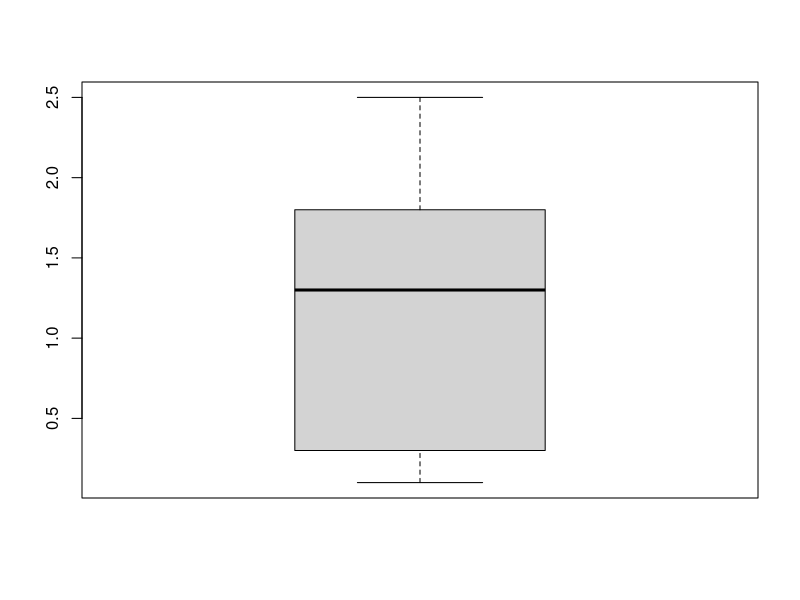
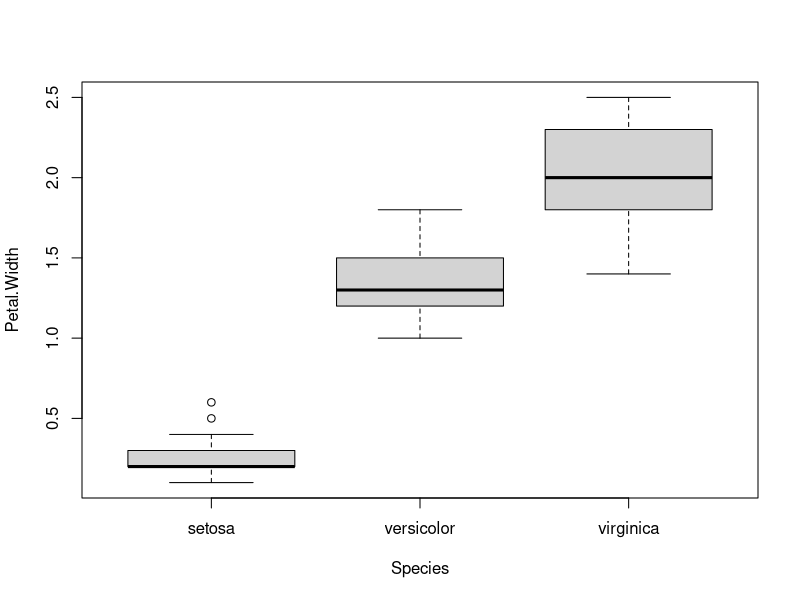
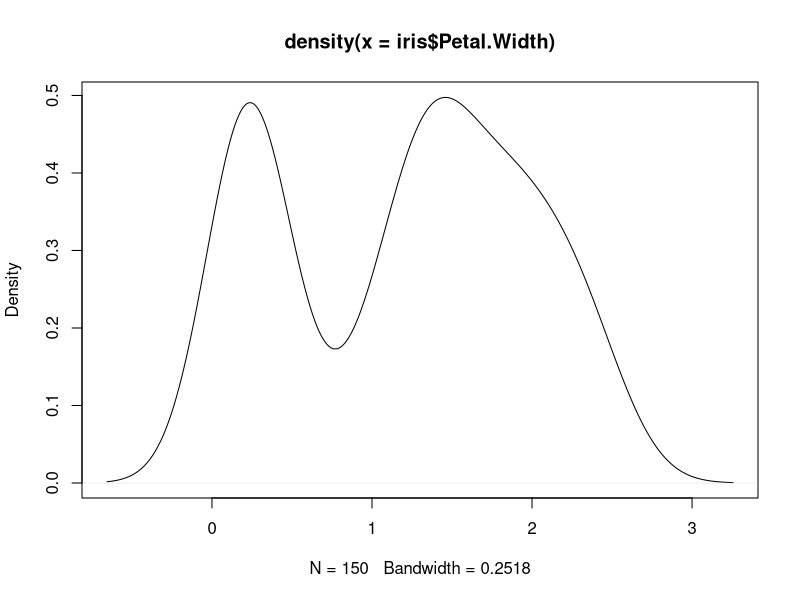
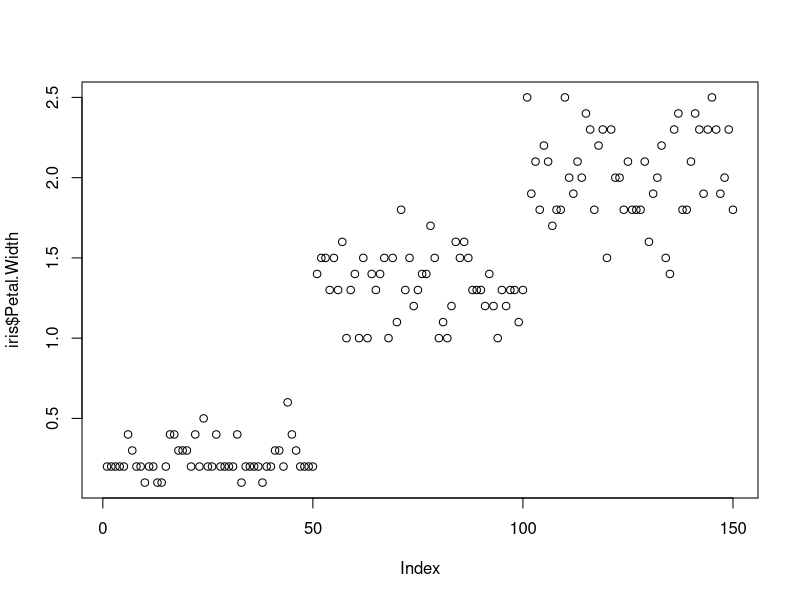
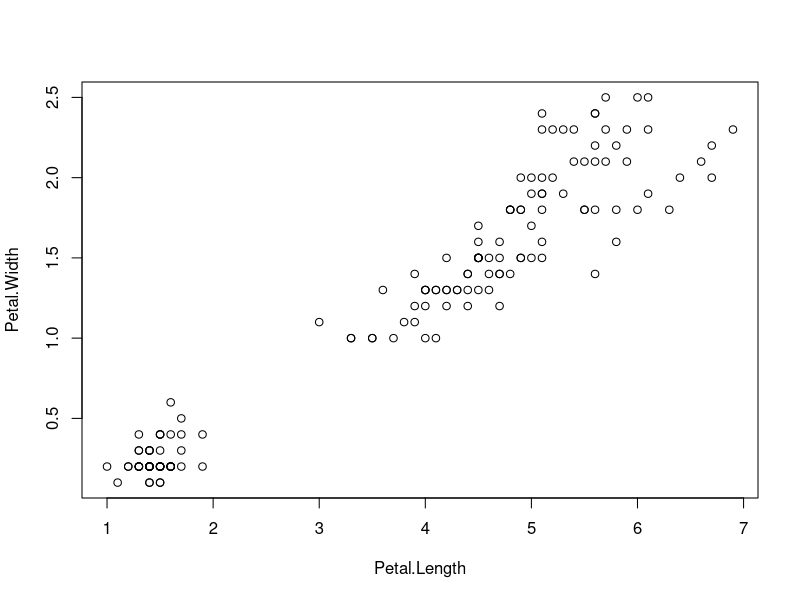
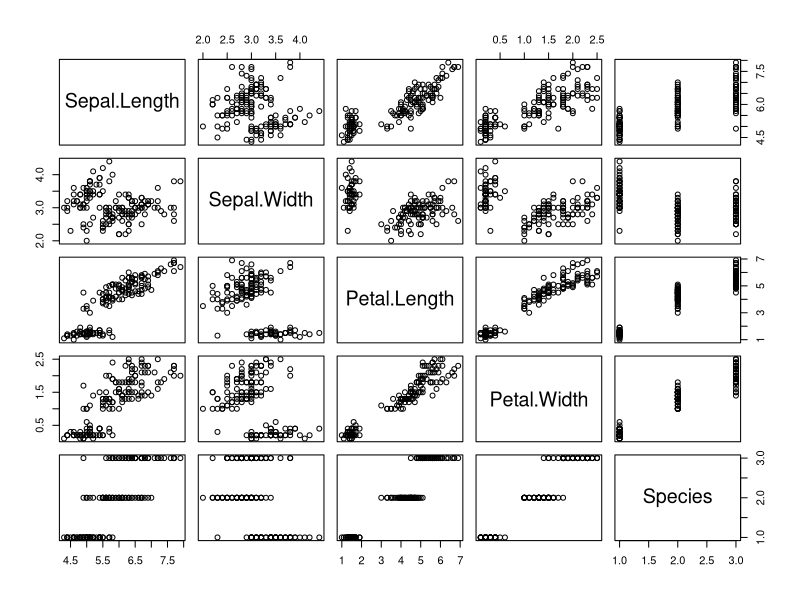
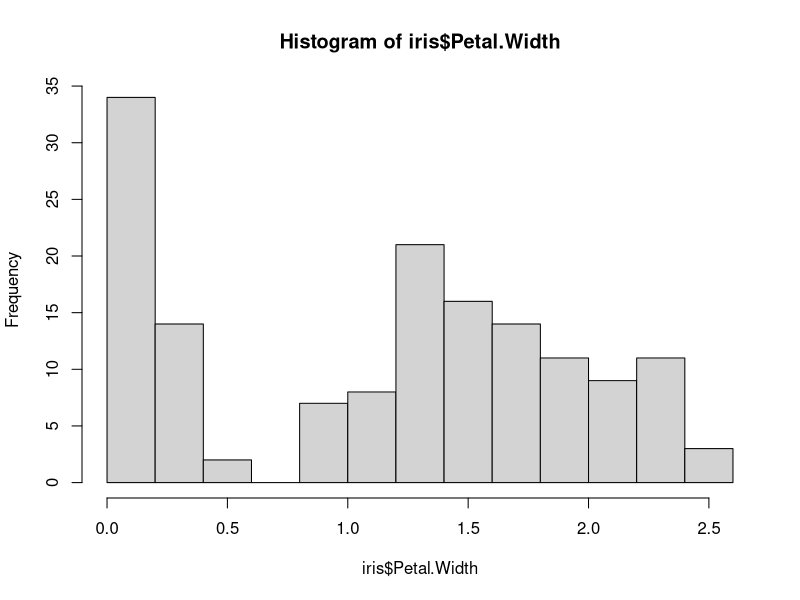
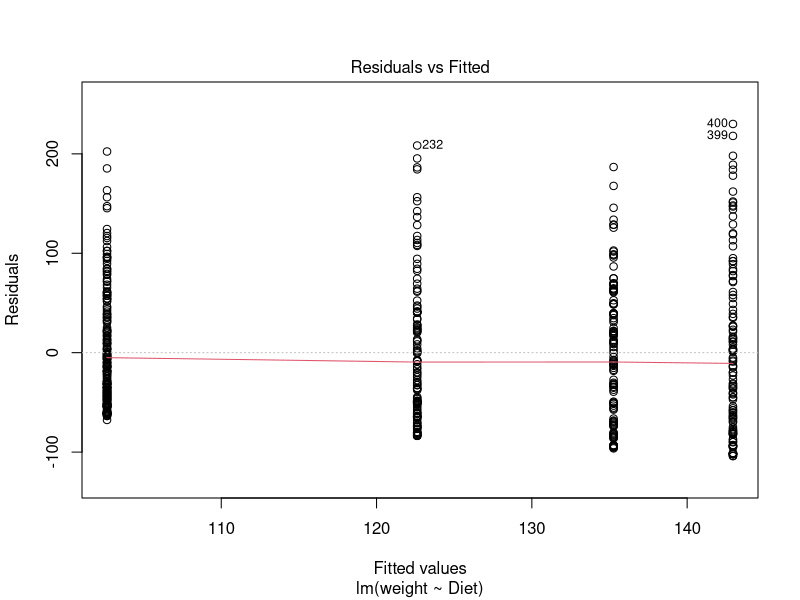

R code for these plots, in order:
## ---- chunk 1
knitr::opts_chunk$set(dev = "svg",
                      fig.align = "center")
## ---- chunk 2
# using built-in iris dataset
boxplot(iris$Petal.Width)
boxplot(Petal.Width ~ Species, data = iris)
## ---- chunk 3
plot(density(iris$Petal.Width))
## ---- chunk 4
plot(iris$Petal.Width)

plot(Petal.Width ~ Petal.Length, data = iris)
## ---- chunk 5
pairs(iris)
## ---- chunk 6
hist(iris$Petal.Width)
## ---- chunk 7
## run a regression on built-in dataset ChickWeight
fit <- lm(weight ~ Diet, data = ChickWeight)
class(fit)

plot(fit)
## ---- chunk 8
par(mfrow = c(2, 2))
plot(fit)
